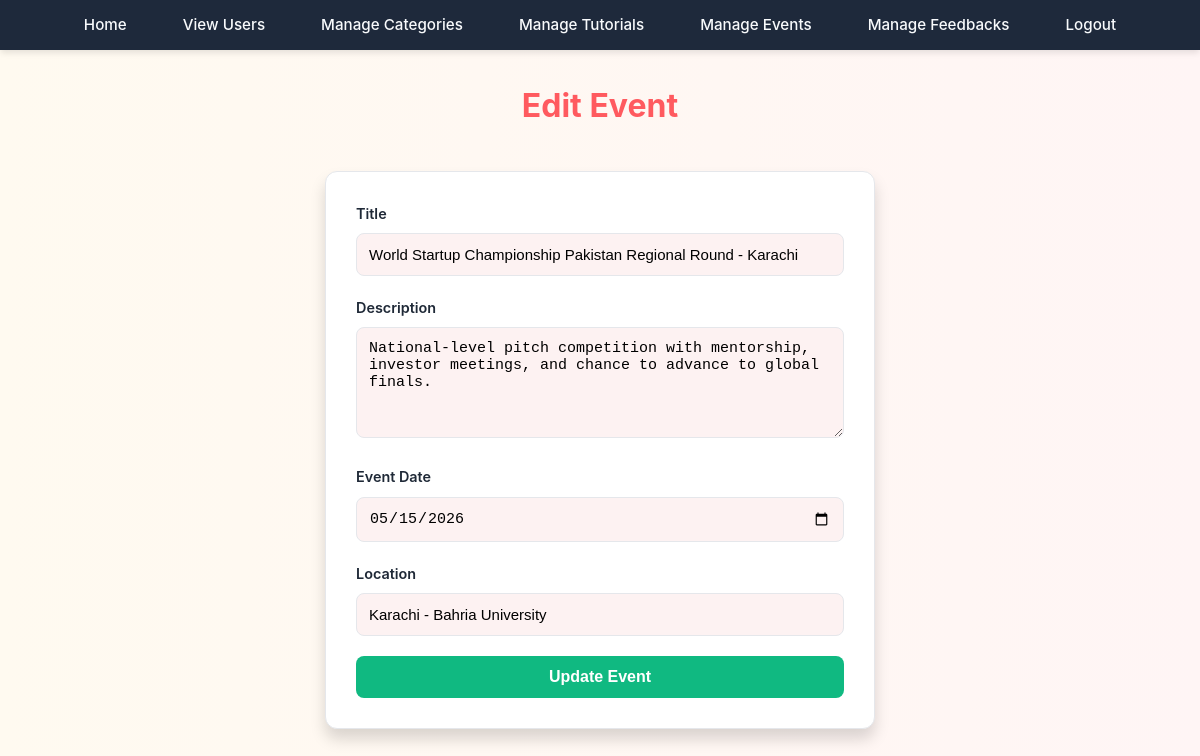
Page /admin/edit_event.php?id=3 (signed in) on the committed database.
### tables this page shows
CREATE TABLE `events` (
  `event_id` int(11) NOT NULL,
  `title` varchar(200) DEFAULT NULL,
  `description` text DEFAULT NULL,
  `event_date` date DEFAULT NULL,
  `location` varchar(200) DEFAULT NULL
);

### admin/edit_event.php (the view, shortened to what this page needs)
<?php
include "config.php";
$id = intval($_GET['id']);
$result = mysqli_query($conn,"SELECT * FROM events WHERE event_id=$id");
$event = mysqli_fetch_assoc($result);
?>
<!DOCTYPE html>
<html>
<head>
<link rel="stylesheet" href="../CSS/style.css">
</head>
<body>
<?php include('navbar.php'); ?>
<div>
<h2>Edit Event</h2>
<form method="post">
<label>Title</label>
<input type="text" name="title"
value="<?php echo htmlspecialchars($event['title']); ?>" required>
<label>Description</label>
<textarea name="description" rows="5" required><?php echo htmlspecialchars($event['description']); ?></textarea>
<label>Event Date</label>
<input type="date" name="event_date"
value="<?php echo $event['event_date']; ?>" required>
<label>Location</label>
<input type="text" name="location"
value="<?php echo htmlspecialchars($event['location']); ?>" required>
<button type="submit">Update Event</button>
</form>
</div>
</body>
</html>

### CSS/style.css (style rules this page uses)
:root { --primary-color: #ff5a5f; --primary-hover: #e14d52; --secondary-color: #ffcc00; --secondary-hover: #e6b800; --text-primary: #1f2937; --text-secondary: #4b5563; --bg-primary: #ffffff; --bg-secondary: #fdf2f2; --border-color: #e5e7eb; --shadow-sm: 0 1px 2px rgba(0, 0, 0, 0.05); --shadow-md: 0 4px 6px rgba(0, 0, 0, 0.1); --shadow-lg: 0 10px 15px rgba(0, 0, 0, 0.15); }
* { margin: 0; padding: 0; box-sizing: border-box; }
body { font-family: 'Inter', sans-serif; background: linear-gradient(to right, #fffaf0, #fff5f5); color: var(--text-primary); line-height: 1.6; }
h1, h2, h3, h4, h5, h6 { margin-top: 30px; font-weight: 700; text-align: center; margin-bottom: 1rem; color: var(--primary-color); }
h2 { font-size: 2rem; }
form { max-width: 550px; margin: 40px auto; padding: 30px; background: var(--bg-primary); border-radius: 12px; box-shadow: var(--shadow-lg); border: 1px solid var(--border-color); }
label { display: block; margin-bottom: 8px; font-size: 0.9rem; font-weight: 600; color: var(--text-primary); }
input, select, textarea { width: 100%; padding: 12px; border: 1.5px solid var(--border-color); border-radius: 8px; margin-bottom: 20px; font-size: 15px; background-color: var(--bg-secondary); transition: border-color 0.2s, box-shadow 0.2s; }
button, input[type="submit"] { display: inline-block; width: 100%; background: #10b981; color: white; border: none; padding: 12px 20px; font-size: 1rem; font-weight: 600; cursor: pointer; border-radius: 8px; transition: all 0.2s ease; }

### rows in the picture
events: title "World Startup Championship Pakistan Regional Round - Karachi", description "National-level pitch competition with mentorship, investor meetings, and chance to advance to global finals.", event_date "05/15/2026", location "Karachi - Bahria University"
